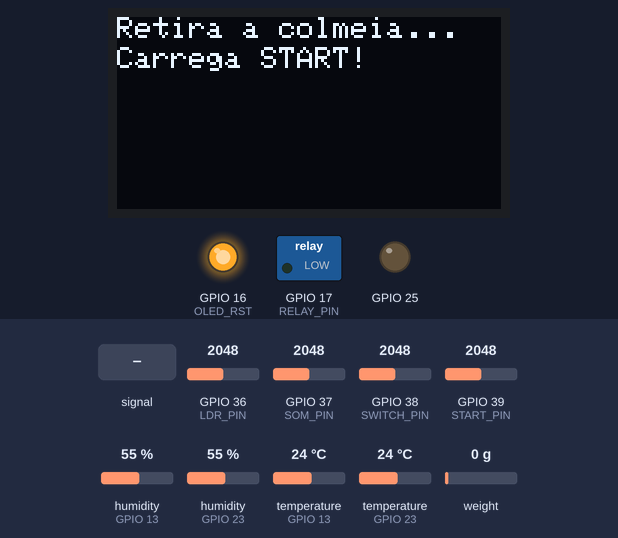
This sketch was run on a simulated ESP32. Shown: 128×64 one-colour display, switched loads named in the sketch (green lamp = pin HIGH), output pins drawn as LEDs (lit = HIGH). The test bench sets the inputs (shaded band); at power-on: GPIO 36 (LDR_PIN) = 2048, GPIO 37 (SOM_PIN) = 2048, GPIO 38 (SWITCH_PIN) = 2048, GPIO 39 (START_PIN) = 2048, humidity (sensors on GPIO 13, GPIO 23) 55 %, temperature (sensors on GPIO 13, GPIO 23) 24 °C, weight on the scale 0 g. No radio packets arrive unless stated; what the sketch prints to the serial monitor is not drawn.

Above: at 3.8 s.
3.9 s: GPIO 39 (START_PIN) fed a 200 Hz sine of ±1023 counts around its level
At 5.3 s:
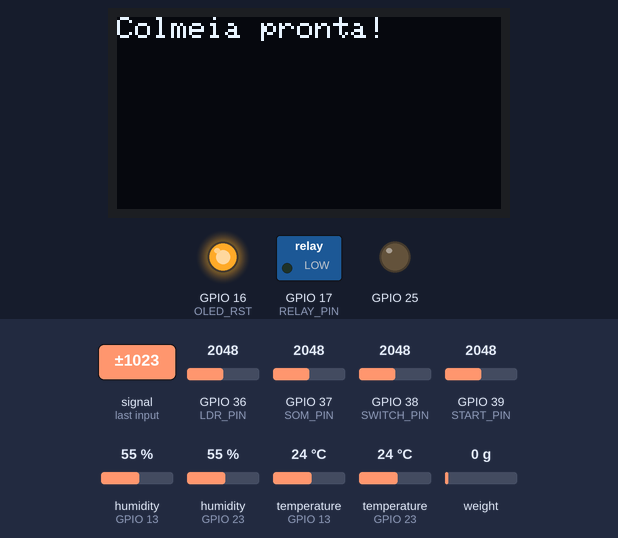
At 11.1 s:
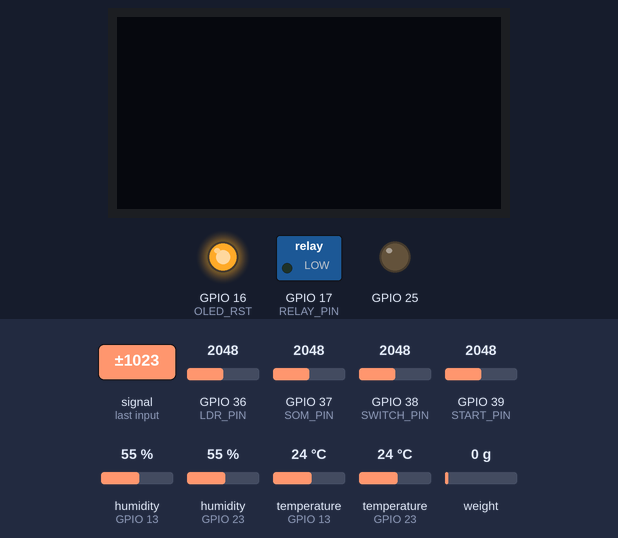
Timing chart, 0 to 34.0 s (numbered marks = the images above; inputs shaded):
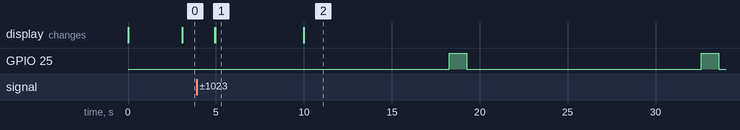

The sketch:

node_colmeia.ino
```cpp
// LORA(SX1276)
#include <SPI.h>
#include <LoRa.h>
//define the pins used by the LoRa transceiver module
#define SCK 5
#define MISO 19
#define MOSI 27
#define SS 18
#define RST 14
#define DIO0 26
#define BAND 866E6
#define TX_POWER            20
#define SPREADING_FACTOR    12
#define SIGNAL_BANDWIDTH    125E3
#define CODING_RATE         5


//DISPLAY(OLED)
#include <Wire.h>
#include <Adafruit_GFX.h>
#include <Adafruit_SSD1306.h>
//OLED pins
#define OLED_SDA 4
#define OLED_SCL 15
#define OLED_RST 16
#define SCREEN_WIDTH 128 // OLED display width, in pixels
#define SCREEN_HEIGHT 64 // OLED display height, in pixels
Adafruit_SSD1306 display(SCREEN_WIDTH, SCREEN_HEIGHT, &Wire, OLED_RST);


//TEMPERATURA E HUMIDADE
#include <Adafruit_Sensor.h>
#include <DHT.h>
#define DHTINTERIOR 13
#define DHTEXTERIOR 23
#define DHTTYPE    DHT11
DHT dhtinterior(DHTINTERIOR, DHTTYPE);
DHT dhtexterior(DHTEXTERIOR, DHTTYPE);
int humidade_interior;
int temperatura_interior;
int humidade_exterior;
int temperatura_exterior;


// ARMADILHA VESPA
 #define LDR_PIN 36
 int ldr_bits;
 float u_ldr;
#define RELAY_PIN 17
int armadilha = 0;


//INTENSIDADE SONORA
 #define SOM_PIN 37
 int som_bits;
 float u_som;
 int som;


//MASSA COLMEIA
#include "HX711.h"
const int LOADCELL_DOUT_PIN = 21;
const int LOADCELL_SCK_PIN = 22;
float massa;
HX711 scale;
#define START_PIN 39


//TRATAMENTO VARROA
int tratamento = 0;
#define SWITCH_PIN 38


//LEITURA E ESCRITA DOS DADOS NA SERIAL
void leitura_dados()
{


  //TEMPERATURA INTERIOR
  temperatura_interior = dhtinterior.readTemperature();
  if (isnan(temperatura_interior))
  {
    Serial.println("Failed to read from DHT interior sensor!");
  }
  else
  {
    Serial.print("Temperatura interior: ");
    Serial.print(temperatura_interior);
    Serial.println(" º Celcius");
  }
  delay(1000);


//TEMPERATURA EXTERIOR
  temperatura_exterior = dhtexterior.readTemperature();
  if (isnan(temperatura_exterior))
  {
    Serial.println("Failed to read from DHT exterior sensor!");
  }
  else
  {
    Serial.print("Temperatura exterior: ");
    Serial.print(temperatura_exterior);
    Serial.println(" º Celcius");
  }
 delay(1000);


//HUMIDADE INTERIOR
  humidade_interior = dhtinterior.readHumidity();
  if (isnan(humidade_interior))
  {
    Serial.println("Failed to read from DHT intererior sensor!");
  }
  else
  {
    Serial.print("Humidade interior: ");
    Serial.print(humidade_interior);
    Serial.println(" %");
  }
 delay(1000);


//HUMIDADE EXTERIOR
  humidade_exterior = dhtexterior.readHumidity();
  if (isnan(humidade_exterior))
  {
    Serial.println("Failed to read from DHT exterior sensor!");
  }
  else
  {
    Serial.print("Humidade exterior: ");
    Serial.print(humidade_exterior);
    Serial.println(" %");
  }
 delay(1000);


//MASSA COLMEIA
  scale.power_up();
  massa =  scale.get_units();
 if (massa < 0.1)
 {
  massa = 0.00;
 }
  scale.power_down();             // put the ADC in sleep mode
  Serial.print("Massa: ");
  Serial.print(massa);
  Serial.println(" kg");
  delay(1000);


//INTENSIDADE SONORA
som = 0;
for (int i = 0; i < 500; i++)
{
  if (analogRead(SOM_PIN) > 0)
  {
    som = 1;
  }
}

if (som != 1)
{
  som = 0;
}

Serial.print("Intensidade sonora: ");
Serial.println(som);
delay(1000);


 //TRATAMENTO VARROA
  if(analogRead(SWITCH_PIN) < 2500)
  {
  tratamento = 0;
  }
  else
  {
   tratamento = 1;
  }
 Serial.print("Tratamento: ");
 Serial.println(tratamento);
 delay(1000);


//ARMADILHA VESPA
  if(analogRead(LDR_PIN) < 2500)
  {
  digitalWrite(RELAY_PIN, LOW);
  armadilha = 1;
  }
  else
  {
  digitalWrite(RELAY_PIN, HIGH);
  armadilha = 0;
  }
  Serial.print("Armadilha: ");
  Serial.println(armadilha);
  Serial.println("--------------------------------------//----------------------------------------");
 delay(1000);

}


//ESCRITA DOS DADOS NO DISPLAY
void escrita_display()
{

  display.clearDisplay();

  //TEMPERATURA INTERIOR
  display.setCursor(0,0);
  display.print("Temp: ");
  display.setCursor(35,0);
  display.print(temperatura_interior);
  display.setCursor(55,0);
  display.print("/");

  //TEMPERATURA EXTERIOR
  display.setCursor(67,0);
  display.print(temperatura_exterior);
  display.setCursor(85,0);
  display.print("C");

  //HUMIDADE INTERIOR
  display.setCursor(0,10);
  display.print("Hum: ");
  display.setCursor(35,10);
  display.print(humidade_interior);
  display.setCursor(55,10);
  display.print("/");

  //HUMIDADE EXTERIOR
  display.setCursor(67,10);
  display.print(humidade_exterior);
  display.setCursor(85,10);
  display.print("%");

  //MASSA COLMEIA
  display.setCursor(0,20);
  display.print("Massa: ");
  display.setCursor(45,20);
  display.print(massa);
  display.setCursor(85,20);
  display.print("Kg");


  //INTENSIDADE SONORA
  display.setCursor(0,30);
  display.print("Som: ");
  display.setCursor(35,30);
  display.print(som);


 //TRATAMENTO VARROA
  display.setCursor(0,40);
  display.print("Tratamento Varroa: ");
  display.setCursor(115,40);
  display.print(tratamento);

 //ARMADILHA VESPA
  display.setCursor(0,50);
  display.print("Armadilha Vespa: ");
  display.setCursor(115,50);
  display.print(armadilha);
  display.display();

}


//ENVIA PACOTE DOS DADOS
void envia_pacote()
{
  LoRa.beginPacket();
  LoRa.print(temperatura_interior);
  LoRa.print(";");
  LoRa.print(temperatura_exterior);
  LoRa.print(";");
  LoRa.print(humidade_interior);
  LoRa.print(";");
  LoRa.print(humidade_exterior);
  LoRa.print(";");
  LoRa.print(massa);
  LoRa.print(";");
  LoRa.print(som);
  LoRa.print(";");
  LoRa.print(tratamento);
  LoRa.print(";");
  LoRa.print(armadilha);
  LoRa.endPacket();
}


//INICIALIZAÇOES
void setup()
{


  //SERIAL
  Serial.begin(115200);


  //RELAY(ARMADILHA VESPA)
  pinMode(RELAY_PIN, OUTPUT);

  //LED(ENVIA PACOTE)
  pinMode(25, OUTPUT);


  //DISPLAY(OLED) + LORA(SX1276)
  pinMode(OLED_RST, OUTPUT);
  digitalWrite(OLED_RST, LOW);
  delay(20);
  digitalWrite(OLED_RST, HIGH);
  Wire.begin(OLED_SDA, OLED_SCL);
  if(!display.begin(SSD1306_SWITCHCAPVCC, 0x3c, false, false))
  {
    while (1);
  }
  SPI.begin(SCK, MISO, MOSI, SS);
  LoRa.setPins(SS, RST, DIO0);
  if (!LoRa.begin(BAND))
  {
    while (1);
  }

  LoRa.setTxPower(TX_POWER);
  LoRa.setSpreadingFactor(SPREADING_FACTOR);
  LoRa.setSignalBandwidth(SIGNAL_BANDWIDTH);
  LoRa.setCodingRate4(CODING_RATE);
  display.clearDisplay();
  display.setTextColor(WHITE);
  display.setTextSize(1);
  Serial.println("Oled + Lora iniciado");
  delay(1000);


 //TEMPERATURA E HUMIDADE INTERIOR
  dhtinterior.begin();
  Serial.println("DHT INT iniciado");
  delay(1000);


  //TEMPERATURA E HUMIDADE EXTERIOR
  dhtexterior.begin();
  Serial.println("DHT EXT iniciado");
  delay(1000);


 //MASSA COLMEIA
  display.setCursor(0,0);
  display.clearDisplay();
  display.print("Retira a colmeia...");
  display.setCursor(0,10);
  display.print("Carrega START!");
  display.display();
  Serial.println("Retira a colmeia...");
  Serial.println("Carrega START!");

 while(analogRead(START_PIN) < 2500)
{
   // O código dentro deste loop será executado enquanto a leitura não for alta.
}

  scale.begin(LOADCELL_DOUT_PIN, LOADCELL_SCK_PIN);
  scale.set_scale(-21819);
  scale.tare();
  display.clearDisplay();
  display.setCursor(0,0);
  display.print("Tara concluida...");
  display.setCursor(0,10);
  display.print("Coloca a colmeia...");
  display.setCursor(0,20);
  display.print("Pressiona START!");
  display.display();
  Serial.println("Tara concluida...");
  Serial.println("Coloque a colmeia...");
  Serial.println("Pressiona START!");

 while(analogRead(START_PIN) < 2500)
{
   // O código dentro deste loop será executado enquanto a leitura não for alta.
}

  display.setCursor(0,0);
  display.clearDisplay();
  display.print("Colmeia pronta!");
  display.display();
  Serial.println("Colmeia pronta!");
  Serial.println("--------------------------------------//----------------------------------------");

 //DESLIGA DISPLAY
  delay(5000);
  display.clearDisplay();
  display.ssd1306_command(SSD1306_DISPLAYOFF);
}


void loop()
{
leitura_dados();
//escrita_display();
envia_pacote();
digitalWrite(25,HIGH);
delay(1000);
digitalWrite(25,LOW);
delay(5000);
}
```

Measured:
- after the input at 3.9 s, GPIO 25: alternates HIGH for 1.0 s and LOW for 13.3 s, starting after 14.4 s; the display: first changes after 1.0 s (image 1 shows a later state)
- what the display in image 1 shows lasts 5.0 s, from 5.0 s to 10.0 s
